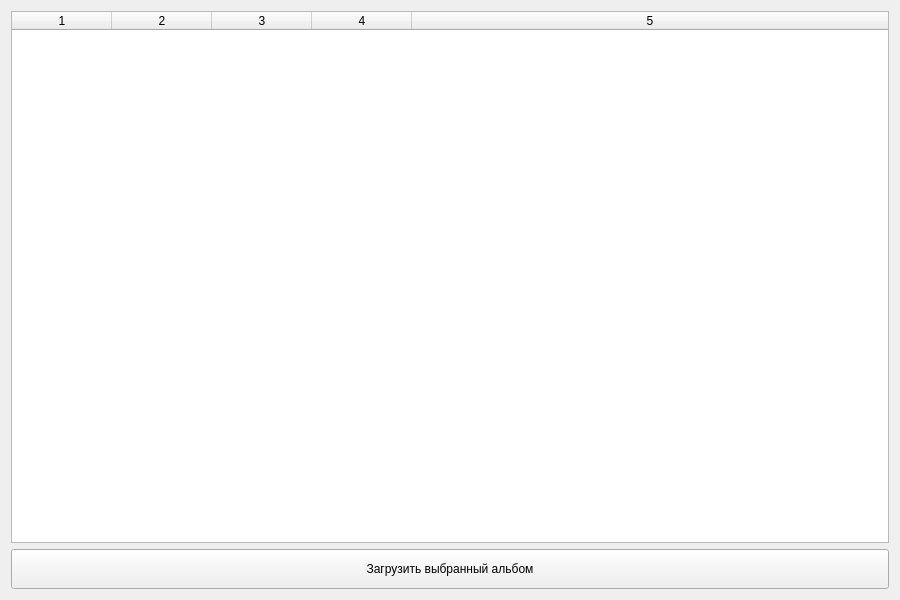
<?xml version="1.0" encoding="UTF-8"?>
<ui version="4.0">
 <class>Form</class>
 <widget class="QWidget" name="Form">
  <property name="geometry">
   <rect>
    <x>0</x>
    <y>0</y>
    <width>900</width>
    <height>600</height>
   </rect>
  </property>
  <property name="minimumSize">
   <size>
    <width>900</width>
    <height>600</height>
   </size>
  </property>
  <property name="maximumSize">
   <size>
    <width>900</width>
    <height>600</height>
   </size>
  </property>
  <property name="windowTitle">
   <string notr="true">VK Music Downloader</string>
  </property>
  <layout class="QGridLayout" name="gridLayout">
   <item row="0" column="0">
    <widget class="QTableWidget" name="album_table">
     <property name="sizePolicy">
      <sizepolicy hsizetype="Expanding" vsizetype="Expanding">
       <horstretch>0</horstretch>
       <verstretch>93</verstretch>
      </sizepolicy>
     </property>
     <property name="editTriggers">
      <set>QAbstractItemView::NoEditTriggers</set>
     </property>
     <property name="selectionMode">
      <enum>QAbstractItemView::SingleSelection</enum>
     </property>
     <property name="selectionBehavior">
      <enum>QAbstractItemView::SelectRows</enum>
     </property>
     <property name="columnCount">
      <number>5</number>
     </property>
     <attribute name="horizontalHeaderStretchLastSection">
      <bool>true</bool>
     </attribute>
     <column/>
     <column/>
     <column/>
     <column/>
     <column/>
    </widget>
   </item>
   <item row="1" column="0">
    <widget class="QPushButton" name="download_button">
     <property name="sizePolicy">
      <sizepolicy hsizetype="Minimum" vsizetype="Expanding">
       <horstretch>0</horstretch>
       <verstretch>7</verstretch>
      </sizepolicy>
     </property>
     <property name="text">
      <string>Загрузить выбранный альбом</string>
     </property>
    </widget>
   </item>
  </layout>
 </widget>
 <resources/>
 <connections/>
</ui>
